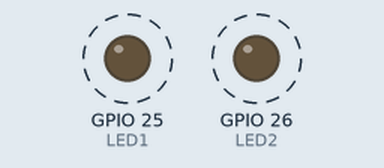
The sketch below on a simulated ESP32. Parts: output pins drawn as LEDs (lit = HIGH). Dashed ring = blinking.

Above: at 0.2 s.
Timing chart, 0 to 3.0 s (numbered marks = the images above):
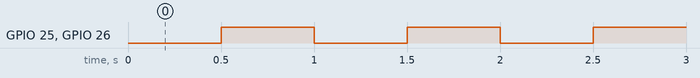

Measured:
- by itself, GPIO 25 (LED1), GPIO 26 (LED2): alternates HIGH for 0.50 s and LOW for 0.50 s

The sketch:

LED_TEST.ino
```cpp
// ================================

//            LED 예제

// ================================

// ======== 사용 라이브러리 =========
// (이 예제는 LED 토글만 사용하므로 아래 헤더는 생략 가능합니다)
// // MAX30100_milan : 1.3.0
// // Adafruit_GFX : 1.12.1
// // Adafruit_SSD1306 : 2.5.13
// =================================

// #include <Arduino.h>  // PlatformIO/VSCode 사용 시 권장


// ============ 장치 설정 ==========

#define LED1 25
#define LED2 26

// ============ Test ===============

#define TEST_LED_BLINK    1 // 사용 할 기능을 1로 바꿉니다.

// ======== 논블로킹 주기 제어 ======

#define TEST_INTERVAL 500 // 주기를 만들기위해서 선언 (500ms)


void setup()
{

Serial.begin(115200); //115200의 baudrate로 시리얼 연결
ledBlinkInit(); //  LED Blink Init

}

void loop()
{

ledBlinkTask();

}

// ============ Custom 함수 =================

//
//////////////////////////////////////////////////////////////////////////////////////////
//

void ledBlinkInit()
{
#if TEST_LED_BLINK
  pinMode(LED1, OUTPUT);
  pinMode(LED2, OUTPUT);
#endif
}

void ledBlinkTask()
{
#if TEST_LED_BLINK
  static bool led_state = false;
  static uint32_t prev_time = millis(); // cpu 가동시간으로 부터 시간 측정
  if (millis() - prev_time >= TEST_INTERVAL) // 500ms마다 led1,2 토글
  {
    prev_time += TEST_INTERVAL;

    led_state = !led_state;
    digitalWrite(LED1, led_state ? HIGH : LOW);
    digitalWrite(LED2, led_state ? HIGH : LOW);
  }
#endif
}

//
//////////////////////////////////////////////////////////////////////////////////////////
//
```
